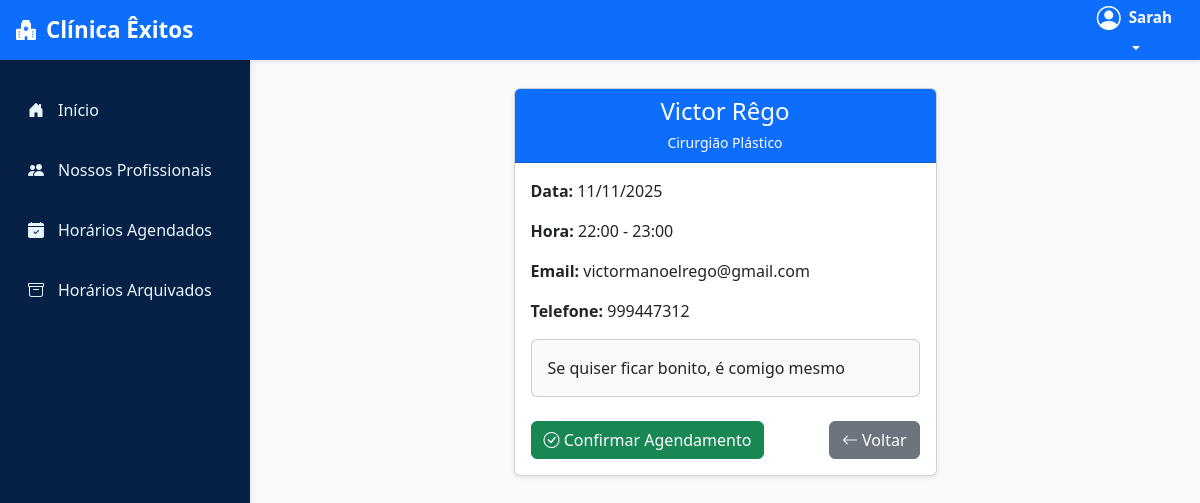
The app's page /horarios/22/ (signed in) with its own data.
### usuarios/models.py (models this page shows, shortened)
class UsuarioAdaptado(AbstractUser):
    cpf = models.CharField(max_length=11, unique=True, verbose_name="CPF")
    nome_cidade = models.CharField(max_length=100, blank=True, null=True)
    endereco = models.CharField(max_length=255, blank=True, null=True)
    nome_bairro = models.CharField(max_length=100, blank=True, null=True)
    data_nascimento = models.DateField(blank=True, null=True)
    foto_perfil = models.ImageField(upload_to='perfil/', null=True, blank=True, verbose_name="Foto de Perfil")
    is_professional = models.BooleanField(default=False)
    especializacao = models.CharField(max_length=255, blank=True, null=True, verbose_name="Especialização")
    crm = models.CharField(max_length=50, blank=True, null=True, verbose_name="CRM")
    telefone_contato = models.CharField(max_length=20, blank=True, null=True, verbose_name="Telefone de Contato")
    email_profissional = models.EmailField(blank=True, null=True, verbose_name="E-mail Profissional")
    biografia = models.TextField(blank=True, null=True, verbose_name="Biografia")

class HorarioDisponivel(models.Model):
    profissional = models.ForeignKey(
        UsuarioAdaptado,
        on_delete=models.CASCADE,
        limit_choices_to={'is_professional': True},
        related_name='usuarios_horarios'
    )
    data = models.DateField(verbose_name="Data do Atendimento")
    hora_inicio = models.TimeField(verbose_name="Hora de Início")
    hora_fim = models.TimeField(verbose_name="Hora de Término")
    ativo = models.BooleanField(default=True, verbose_name="Disponível")
    class Meta:
        verbose_name = "Horário Disponível"
        verbose_name_plural = "Horários Disponíveis"
        ordering = ['data', 'hora_inicio']

### usuarios/views.py (the view)
# urls.py: path('horarios/<int:pk>/', usuarios_views.detalhes_consulta, name='detalhes_consulta'),
@login_required
def detalhes_consulta(request, pk):
    horario = get_object_or_404(HorarioDisponivel, pk=pk)
    return render(request, 'horarios_paciente/detalhes_consulta.html', {'horario': horario})

### agenda/templates/horarios_paciente/detalhes_consulta.html (shortened to what this page needs)
{% extends 'base.html' %}
{% block content %}
<div class="container">
    <div class="row justify-content-center">
        <div class="col-md-6">
            <div class="card shadow-sm mb-4">
                <div class="card-header bg-primary text-white text-center">
                    <h4 class="mb-1">{{ horario.profissional.get_full_name }}</h4>
                    <small>
                        {% if horario.profissional.especializacao %}
                            {{ horario.profissional.especializacao }}
                        {% else %}
                            Especialização não informada
                        {% endif %}
                    </small>
                </div>
                <div class="card-body">
                    <p><strong>Data:</strong> {{ horario.data|date:"d/m/Y" }}</p>
                    <p><strong>Hora:</strong> {{ horario.hora_inicio|time:"H:i" }} - {{ horario.hora_fim|time:"H:i" }}</p>
                    <p><strong>Email:</strong> {{ horario.profissional.email }}</p>
                    <p><strong>Telefone:</strong> {{ horario.profissional.telefone_contato }}</p>
                    <div class="card mt-3 p-3 bg-light">
                        <p class="mb-0">
                            {% if horario.profissional.biografia %}
                                {{ horario.profissional.biografia }}
                            {% else %}
                                Biografia não informada
                            {% endif %}
                        </p>
                    </div>
                    <div class="d-flex justify-content-between mt-4">
                        <form method="POST" action="{% url 'confirmar_agendamento' horario.pk %}">
                            <button type="submit" class="btn btn-success">
                                <i class="bi bi-check-circle"></i> Confirmar Agendamento
                            </button>
                        </form>
                        <a href="{% url 'listar_horarios' %}" class="btn btn-secondary">
                            <i class="bi bi-arrow-left"></i> Voltar
                        </a>
                    </div>
                </div>
            </div>
        </div>
    </div>
</div>
{% endblock %}

### templates/base.html (shortened to what this page needs)
{% load static %}
<!DOCTYPE html>
<html lang="pt-br">
<head>
    <link href="https://cdn.jsdelivr.net/npm/bootstrap@5.3.0/dist/css/bootstrap.min.css" rel="stylesheet">
    <link rel="stylesheet" href="https://cdn.jsdelivr.net/npm/bootstrap-icons@1.11.0/font/bootstrap-icons.css">
</head>
<body>
    <nav class="navbar top-navbar fixed-top">
        <div class="container-fluid">
            <a class="navbar-brand" href="{% if user.is_authenticated and user.groups.all.0.name == 'profissionais' %}{% url 'listar_horarios' %}
                {% elif user.is_authenticated and user.groups.all.0.name == 'usuarios_comum' %}{% url 'listar_consultas_usuario' %}
                {% elif user.is_superuser %}/admin/
                {% else %}{% url 'login' %}{% endif %}">
                <i class="bi bi-hospital-fill" style="font-size:1.25rem;"></i> Clínica Êxitos
            </a>
            <div class="user-menu">
                <div class="dropdown">
                    <button class="btn dropdown-toggle user-btn" type="button" data-bs-toggle="dropdown">
                        <div class="d-flex align-items-center gap-2">
                            {% if user.is_authenticated %}
                                {% if user.foto_perfil %}
                                    <img src="{{ user.foto_perfil.url }}" alt="{{ user.username }}" class="user-avatar">
                                {% else %}
                                    <i class="bi bi-person-circle fs-4" style="color:white"></i>
                                {% endif %}
                            {% else %}
                                <i class="bi bi-person-circle fs-4" style="color:white"></i>
                            {% endif %}
                            <div class="user-info text-start">
                                {% if user.is_authenticated %}
                                    <div class="user-name">{{ user.get_full_name|default:user.username }}</div>
                                {% else %}
                                    <div class="user-name">Visitante</div>
                                {% endif %}
                            </div>
                        </div>
                    </button>
                </div>
            </div>
        </div>
    </nav>
    <div class="sidebar">
        <nav class="nav flex-column">
            <a class="nav-link {% if request.resolver_match.url_name == 'listar_horarios' or request.resolver_match.url_name == 'listar_consultas_usuario' %}active{% endif %}"
               href="{% if user.is_authenticated and user.groups.all.0.name == 'profissionais' %}{% url 'listar_horarios' %}
                      {% elif user.is_authenticated and user.groups.all.0.name == 'usuarios_comum' %}{% url 'listar_consultas_usuario' %}
                      {% elif user.is_superuser %}/admin/
                      {% else %}{% url 'login' %}{% endif %}">
                <i class="bi bi-house-door-fill"></i> Início
            </a>
            <a class="nav-link {% if request.resolver_match.url_name == 'listar_profissionais' %}active{% endif %}" href="{% url 'listar_profissionais' %}">
                <i class="bi bi-people-fill"></i> Nossos Profissionais
            </a>
            <a class="nav-link {% if request.resolver_match.url_name == 'horarios_agendados' %}active{% endif %}" href="{% url 'horarios_agendados' %}">
                <i class="bi bi-calendar-check-fill"></i> Horários Agendados
            </a>
            <a class="nav-link {% if request.resolver_match.url_name == 'horarios_arquivados' %}active{% endif %}" href="{% url 'horarios_arquivados' %}">
                <i class="bi bi-archive"></i> Horários Arquivados
            </a>
        </nav>
    </div>
    <main class="main-content">
        {% block content %}{% endblock %}
    </main>
</body>
</html>

### templates/base.html (style rules this page uses)
:root { --primary-blue: #0d6efd; --light-blue: #e9f5ff; --dark-blue: #072146; --sidebar-width: 250px; --muted-text: #6c757d; }
body { background-color: #f8f9fb; font-family: 'Segoe UI', Tahoma, Geneva, Verdana, sans-serif; }
.top-navbar { background-color: var(--primary-blue); height: 60px; box-shadow: 0 2px 4px rgba(0,0,0,0.08); }
.top-navbar .container-fluid { display: flex; justify-content: space-between; align-items: center; height: 100%; padding: 0 1rem; }
.top-navbar .navbar-brand { color: white; font-size: 1.4rem; font-weight: 700; display: flex; align-items: center; gap: 10px; margin: 0; height: 100%; text-decoration: none; }
.top-navbar .user-menu { color: white; display: flex; align-items: center; height: 100%; }
.top-navbar .dropdown-toggle { background-color: transparent; border: none; color: white; font-weight: 500; padding: 8px 12px; }
.top-navbar .user-name { font-weight: 600; font-size: 0.95rem; color: white; }
.sidebar { position: fixed; top: 60px; left: 0; bottom: 0; width: var(--sidebar-width); background-color: var(--dark-blue); padding-top: 20px; box-shadow: 2px 0 6px rgba(0,0,0,0.08); overflow-y: auto; }
.sidebar .nav-link { color: #e9f5ff; padding: 12px 18px; margin: 6px 10px; border-radius: 6px; transition: all 0.2s; display: flex; align-items: center; gap: 10px; }
.sidebar .nav-link i { width: 20px; }
.main-content { margin-left: var(--sidebar-width); margin-top: 60px; padding: 28px; min-height: calc(100vh - 60px); }

### records on screen
UsuarioAdaptado: get_full_name "Sarah"
HorarioDisponivel: profissional.get_full_name "Victor Rêgo", profissional.especializacao "Cirurgião Plástico", data "11/11/2025", hora_inicio "22:00", hora_fim "23:00", profissional.email "victormanoelrego@gmail.com", profissional.telefone_contato "999447312", profissional.biografia "Se quiser ficar bonito, é comigo mesmo"
